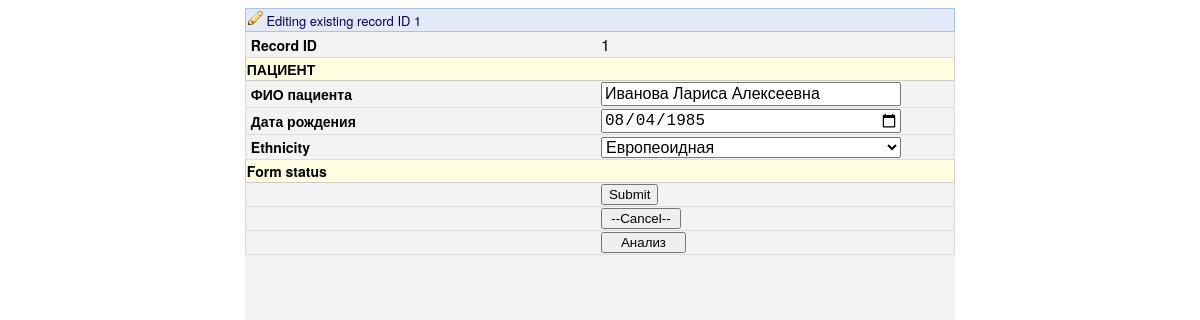
Page /update_patient/1 (signed in) on the committed database.
### PCOS_diag/apps/patients/models.py (models this page shows, shortened)
class Patient(models.Model):
	name_patient = models.CharField('ФИО', max_length=200)
	day_of_birth     = models.DateField('Дата рождения')
	ethnicity_key    = models.ForeignKey(Ethnicity, on_delete=models.CASCADE)

### PCOS_diag/apps/patients/views.py (the view)
# urls.py: path('update_patient/<str:pk>', views.update_patient, name='update_patient'),
@login_required(login_url='/login_user')
def update_patient(request, pk):
	patient=Patient.objects.get(id=pk)
	form= PatientForm(instance=patient)
	if request.method=='POST':
		form=PatientForm(request.POST, instance=patient)
		if form.is_valid():
			form.save()
			return redirect('/patients_list')
	context = {'form':form, 'new':''}
	return render(request, 'forms/patient_form.html', context)

### PCOS_diag/apps/patients/forms.py
class PatientForm(ModelForm):
	class Meta:
		model = Patient
		fields=['name_patient','day_of_birth','ethnicity_key']
		ethnicity_key=ModelChoiceField(
				queryset=Ethnicity.objects.all(),
				empty_label=None)
		included=RadioSelect()
		widgets={
			"name_patient":TextInput(attrs={
				'class':'form-control',
				'placeholder':'ФИО пациента'
				}),
			"day_of_birth":DateInput(format=('%Y-%m-%d'), attrs={
				'class':'form-control',
				'placeholder':'Дата рождения',
				'input_type' : 'text',
				'type': 'date'
				}),
		};

### PCOS_diag/apps/patients/models.py (called while the page is built)
	def __str__(self):
		return self.name_ethnicity

### PCOS_diag/templates/forms/patient_form.html (shortened to what this page needs)
<!{% load static %}
<!DOCTYPE html>
<html lang="en">
<head>
	<link rel="stylesheet" href="{% static 'css/style_form.css' %}" />
</head>
<body>
<div class="draw_field">
<table class="table_" style="display:table;">
	<tr class="sheet_name" >
		<td colspan="2">
			{%if new is 1 %}
			<img src={% static 'img/pencil.png' %}> Editing new record
			{% else %}
			<img src={% static 'img/pencil.png' %}> Editing existing record ID {{form.instance.id}}
			{%  endif  %}
		</td>
	</tr>
	<tr class="table_string">
		<td class="table_string_left"> <a> Record ID </a> </td>
		<td class="table_string_right"> <label> {{form.instance.id}} </label> </td>
	</tr>
	<tr class="table_name" >
		<td colspan="2"> <a> ПАЦИЕНТ </a></td>
	</tr>
	<form  method="post" >
			<tr class="table_string">
				<td class="table_string_left"><a> ФИО пациента</a>
				</td>
				<td class="table_string_right"><a> {{form.name_patient}}</a>
				</td>
			</tr>
			<tr class="table_string">
				<td class="table_string_left"><a>Дата рождения</a>
				</td>
				<td class="table_string_right"><a>{{form.day_of_birth}}</a>
				</td>
			</tr>
			<tr class="table_string">
				<td class="table_string_left"><a>Ethnicity</a>
				</td>
				<td class="table_string_right"><a>{{form.ethnicity_key}}</a>
				</td>
			</tr>
			<tr class="table_name" >
				<td colspan="2"> <a>Form status</a> </td>
			</tr>
			<tr class="table_string">
				<td class="table_string_left"><a></a>
				</td>
				<td class="table_string_right"><input type="submit" >
				</td>
			</tr>
			<tr class="table_string">
				<td class="table_string_left"><a></a>
				</td>
				<td class="table_string_right">	<button type="cancel" style="width:80px" onclick="window.location='/patients_list';return false;">--Cancel--</button>
				</td>
			</tr>
				<tr class="table_string">
				<td class="table_string_left"><a></a>
				</td>
				<td class="table_string_right">
					<input type="button" method="GET" onclick="CheckPCOS(1,4)" style="width:85px" value="Анализ">
				</td>
			</tr>
	</form>
</table>
</div>
</body>

### PCOS_diag/static/css/style_form.css (style rules this page uses)
body { font-family: "Helvetica Neue",Helvetica,"Helvetica Neue",Helvetica,Arial, Verdana,sans-serif; font-size: 12px; -webkit-text-size-adjust: none; color: #000000; line-height: normal; background-color: #fff; }
.draw_field { background: #F3F3F3; width: 60%; height: 100%; margin-left: auto; margin-right: auto; }
.table_ { border: 1px solid #DDDDDD; padding: 0; background: #F3F3F3; width: 100%; border-collapse: collapse; }
.table_string { display: table-row; border: 1px solid #DDDDDD; }
.table_string_left { font-size: 14px; padding: 2px; font-weight: bold; padding-left: 5px; padding-right: 5px; width: 50%;\ }
.table_string_right { position: static; display: table-cell; float: none; width: 50%; font-size: 16px; }
.table_name { padding-left: 5px; padding-right: 5px; font-size: 14px; display: table-row; background: #FFFFE0; text-align: Left; font-weight: bold; border: 1px solid #CCCCCC; }
.sheet_name { font: normal 13px "Helvetica Neue",Helvetica,Arial, Helvetica, sans-serif; padding: 6px; border: 1px solid #A7C3F1; color: #000066; max-width: 800px; background-color: #E2EAFA; }
#id_name_patient, #id_patient_key, #id_doctor_key, #id_name_visit, #id_age_visit, #id_visit_key { width: 300px; font-size: 16px; }
#id_day_of_birth, #id_date { width: 300px; font-size: 16px; }
#id_ethnicity_key { width: 300px; font-size: 16px; }

### rows in the picture
Patient: instance.id "1", name_patient "Иванова Лариса Алексеевна", day_of_birth "08/04/1985", ethnicity_key "Европеоидная"
